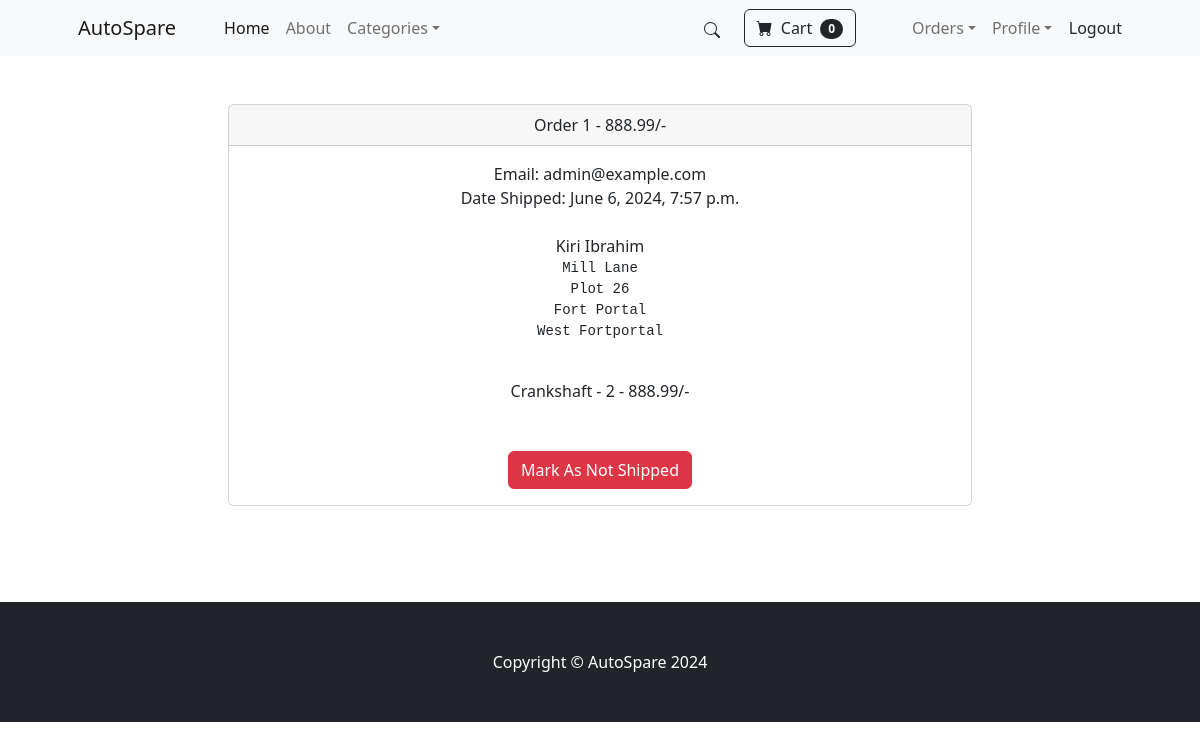
/payment/orders/1 (signed in), run on the app's committed database.
### payment/models.py (models this page shows, shortened)
class Order(models.Model):
    user = models.ForeignKey(User, on_delete=models.CASCADE, null=True, blank=True)
    full_name = models.CharField(max_length=250)
    email = models.EmailField(max_length=250)
    shipping_address = models.TextField(max_length=15000)
    amount_paid = models.DecimalField(max_digits=10, decimal_places=2)
    date_ordered = models.DateTimeField(auto_now_add=True)
    shipped = models.BooleanField(default=False)
    date_shipped = models.DateTimeField(blank=True, null=True)

class OrderItem(models.Model):
    order = models.ForeignKey(Order, on_delete=models.CASCADE, null=True)
    part = models.ForeignKey(Part, on_delete=models.CASCADE, null=True)
    user = models.ForeignKey(User, on_delete=models.CASCADE, null=True, blank=True)
    quantity = models.PositiveBigIntegerField(default=1)
    price = models.DecimalField(max_digits=10, decimal_places=2)

### store/models.py (models this page shows)
class Part(models.Model):
    name = models.CharField(max_length=255)
    price = models.DecimalField(default=0, decimal_places=2, max_digits=6)
    category = models.ForeignKey(Category, on_delete=models.CASCADE, default=1)
    description = models.CharField(max_length=250, default='', blank=True, null=True)
    image = models.ImageField(upload_to='uploads/part/')
    is_sale = models.BooleanField(default=False)
    sale_price = models.DecimalField(default=0, decimal_places=2, max_digits=6)
    def __str__(self):
        return self.name

### payment/views.py (the view, shortened to what this page needs)
# urls.py: path('orders/<int:pk>', views.orders, name='orders'),
def orders(request, pk):
    if request.user.is_authenticated and request.user.is_superuser:
        order = Order.objects.get(id=pk)
        items = OrderItem.objects.filter(order=pk)
        return render(request, 'payment/orders.html', {"order":order, "items":items})
    else:
        messages.success(request, "Access Denied!")
        return redirect('home')

### cart/cart.py (called while the page is built)
    def __len__(self):
        return len(self.cart)

### cart/context_processors.py (called while the page is built)
def cart(request):
    return {'cart': Cart(request)}

### payment/templates/payment/orders.html (shortened to what this page needs)
{% extends 'base.html' %}
{% block content %}
<div class="container">
    <div class="row">
        <center>
            <div class="col-8">
                <br><br>
                <div class="card">
                    <div class="card-header">
                        Order {{ order.id }} - {{ order.amount_paid }}/-
                    </div>
                    <div class="card-body">
                        Email: {{ order.email }}<br />
                        {% if order.date_shipped %}
                        Date Shipped: {{ order.date_shipped }}
                        {% else %}
                        Date Ordered: {{ order.date_ordered }}
                        {% endif %}
                        <br /><br />
                        {{ order.full_name }}<br />
                        <pre>{{ order.shipping_address }}
                        </pre>
                        {% for item in items %}
                        {{ item.part }} - {{ item.quantity }} - {{ item.price }}/-<br />
                        {% endfor %}
                        <br /><br />
                        {% if not order.shipped %}
                        <form method="POST">
                            {% csrf_token %}
                            <input type="hidden" name="shipping_status" value="true" />
                            <button type="Submit" class="btn btn-success">Mark As Shipped</button>
                        </form>
                        {% else %}
                        <form method="POST">
                            <button type="Submit" class="btn btn-danger">Mark As Not Shipped</button>
                        </form>
                        {% endif %}
                    </div>
                </div>
                <br /><br />
                <br /><br />
            </div>
        </center>
    </div>
</div>
{% endblock %}

### data on the page
Order: id "1", amount_paid "888.99", email "admin@example.com", date_shipped "June 6, 2024, 7:57 p.m.", full_name "Kiri Ibrahim", shipping_address "Mill Lane Plot 26 Fort Portal West Fortportal"
OrderItem: part "Crankshaft", quantity "2", price "888.99"

### other printed values
{{ cart|length }} "0"
